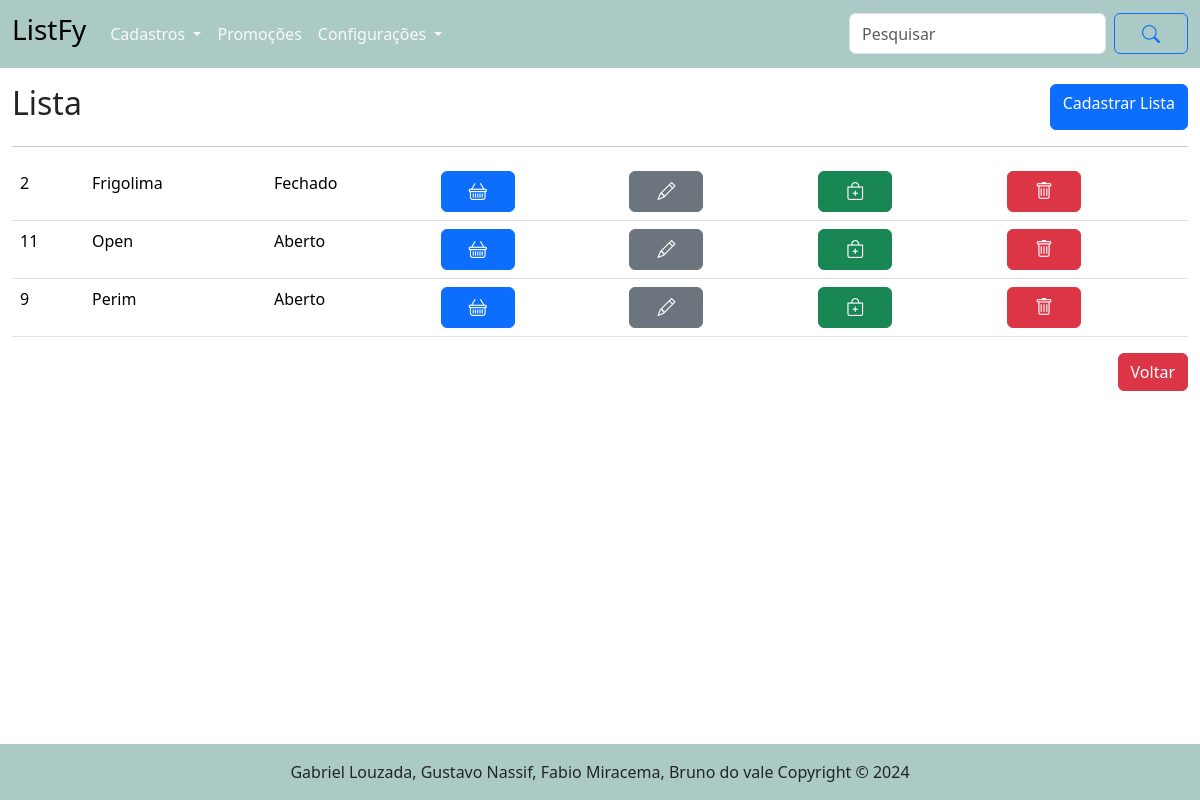
Before: /lista/ with the older database file.
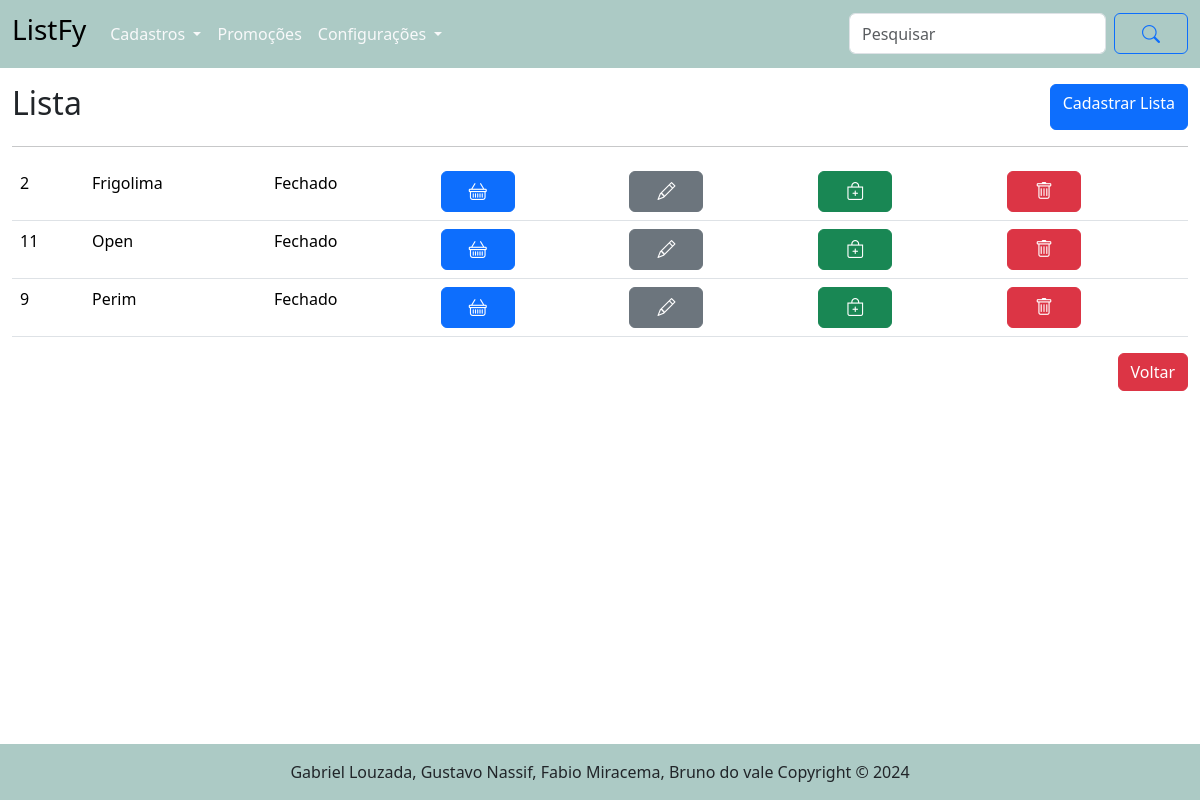
After: the same page with the newer database file.
### tables this page shows
CREATE TABLE "lista" (
	"id_lista"	      INTEGER,
	"estabelecimento"	TEXT    NOT NULL,
	"id_user"	        INTEGER NOT NULL,
  "status_lista"     		  INTEGER NOT NULL,
	FOREIGN KEY("id_user") REFERENCES "usuario"("id_user"),
	PRIMARY KEY("id_lista" AUTOINCREMENT)
);

### routes/lista_routes.py (the view)
@router.get("/", response_class=HTMLResponse)
async def get_listas(request: Request):
    listas = obter_todos_lista()
    return templates.TemplateResponse("/lista/listas.html", {"request": request, "listas": listas})

### templates/lista/listas.html (shortened to what this page needs)
{% extends "base.html" %}
{% block conteudo %}
    <main class="container-fluid">
        <div class="d-flex justify-content-between mt-3">
            <h2>Lista</h2>
            <a href="/lista/cadastrar_lista" class="btn btn-primary"> Cadastrar Lista</a>
        </div>
        <table class="table">
            <hr>
            {% for l in listas %}
            <tr>
                <td>{{ l.id_lista }}</td>
                <td>{{ l.estabelecimento }}</td>
                {% if l.status_lista == 1 %}
                    <td> Aberto </td>
                {% else %}
                    <td> Fechado </td>
                {% endif %}
                <td><a href="/lista/abrir/{{ l.id_lista }}"class="btn btn-primary"><i class="bi bi-basket"></i></a></td>
                <td><a href="/lista/alterar_lista/{{l.id_lista}}"class="btn btn-secondary"><i class="bi bi-pencil"></i></a></td>
                <td><a href="/itens_lista/categorias/{{ l.id_lista }}"class="btn btn-success"><i class="bi bi-bag-plus"></i></a></td>
                <td><a href="/lista/excluir/{{ l.id_lista }}"class="btn btn-danger"><i class="bi bi-trash"></i></a>
            </tr>
            {% endfor %}
        </table>
        <div class="row">
            <div class="col-12 mb-5 d-flex justify-content-end">
                <a href="/" class="btn btn-danger"> Voltar</a>
            </div>
        </div>
    </main>
{% endblock %}

Changed rows visible on the page:
changed lista "Open": status_lista "Aberto" → "Fechado"
changed lista "Perim": status_lista "Aberto" → "Fechado"
